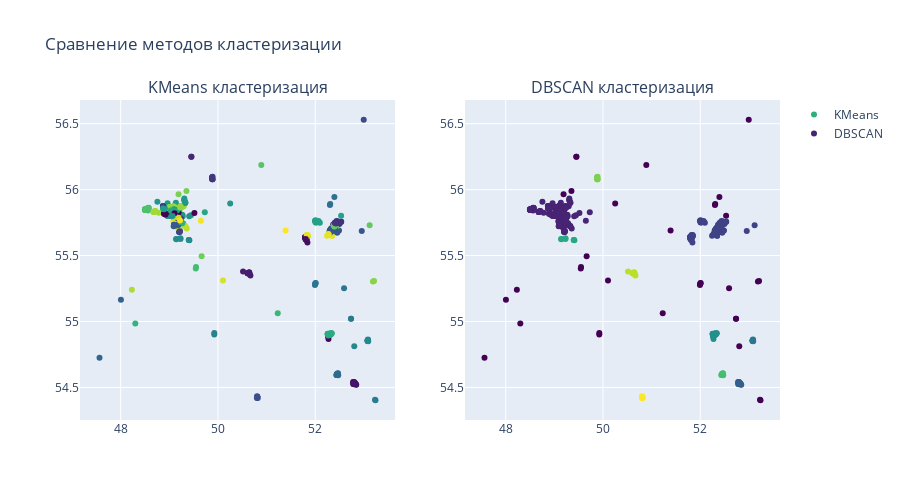

Source (notebook cell):
### Code cell
# Продвинутая кластеризация с использованием различных алгоритмов
def advanced_clustering(data, coordinates):
    results = {}
    
    # KMeans
    kmeans = KMeans(n_clusters=50, random_state=42)
    kmeans_labels = kmeans.fit_predict(coordinates)
    results['kmeans'] = {
        'labels': kmeans_labels,
        'silhouette': silhouette_score(coordinates, kmeans_labels)
    }
    
    # DBSCAN
    dbscan = DBSCAN(eps=0.3, min_samples=5)
    dbscan_labels = dbscan.fit_predict(coordinates)
    if len(np.unique(dbscan_labels)) > 1:  # Проверяем, что есть больше одного кластера
        results['dbscan'] = {
            'labels': dbscan_labels,
            'silhouette': silhouette_score(coordinates, dbscan_labels)
        }
    
    # Визуализация результатов
    fig = make_subplots(rows=1, cols=2,
                        subplot_titles=('KMeans кластеризация',
                                      'DBSCAN кластеризация'))
    
    # KMeans plot
    fig.add_trace(
        go.Scatter(x=data['lon'], y=data['lat'],
                  mode='markers',
                  marker=dict(color=kmeans_labels,
                            colorscale='Viridis'),
                  name='KMeans'),
        row=1, col=1
    )
    
    # DBSCAN plot
    fig.add_trace(
        go.Scatter(x=data['lon'], y=data['lat'],
                  mode='markers',
                  marker=dict(color=dbscan_labels,
                            colorscale='Viridis'),
                  name='DBSCAN'),
        row=1, col=2
    )
    
    fig.update_layout(height=500, title_text="Сравнение методов кластеризации")
    fig.show()
    
    return results

# Подготовка данных
def prepare_data_for_clustering(df):
    clustering_data = df[['lat', 'lon', 'total_price', 'price_per_meter']].copy()
    clustering_data = clustering_data.dropna(subset=['lat', 'lon'])
    
    scaler = RobustScaler()  # Используем RobustScaler для лучшей устойчивости к выбросам
    coordinates = scaler.fit_transform(clustering_data[['lat', 'lon']])
    
    return clustering_data, coordinates, scaler

# Выполняем кластеризацию
rent_clustering_data, rent_coordinates, rent_scaler = prepare_data_for_clustering(rent_data)
rent_clustering_results = advanced_clustering(rent_clustering_data, rent_coordinates)

print('\nРезультаты кластеризации:')
for method, results in rent_clustering_results.items():
    print(f'{method}: silhouette score = {results["silhouette"]:.3f}')

### Figure 1 — Plotly figure (JSON) as saved in the notebook; plotly's stock layout.template omitted (floating-point values rounded to 4 significant figures; data arrays with more than 128 entries replaced by an {"elided": "..."} marker saying what was removed)
{"data": [{"marker": {"color": {"elided": "807 int values"}, "colorscale": [[0, "#440154"], [0.1111, "#482878"], [0.2222, "#3e4989"], [0.3333, "#31688e"], [0.4444, "#26828e"], [0.5556, "#1f9e89"], [0.6667, "#35b779"], [0.7778, "#6ece58"], [0.8889, "#b5de2b"], [1, "#fde725"]]}, "mode": "markers", "name": "KMeans", "type": "scatter", "x": {"elided": "807 float values"}, "xaxis": "x", "y": {"elided": "807 float values"}, "yaxis": "y"}, {"marker": {"color": {"elided": "807 int values"}, "colorscale": [[0, "#440154"], [0.1111, "#482878"], [0.2222, "#3e4989"], [0.3333, "#31688e"], [0.4444, "#26828e"], [0.5556, "#1f9e89"], [0.6667, "#35b779"], [0.7778, "#6ece58"], [0.8889, "#b5de2b"], [1, "#fde725"]]}, "mode": "markers", "name": "DBSCAN", "type": "scatter", "x": {"elided": "807 float values"}, "xaxis": "x2", "y": {"elided": "807 float values"}, "yaxis": "y2"}], "layout": {"annotations": [{"font": {"size": 16}, "showarrow": false, "text": "KMeans кластеризация", "x": 0.225, "xanchor": "center", "xref": "paper", "y": 1, "yanchor": "bottom", "yref": "paper"}, {"font": {"size": 16}, "showarrow": false, "text": "DBSCAN кластеризация", "x": 0.775, "xanchor": "center", "xref": "paper", "y": 1, "yanchor": "bottom", "yref": "paper"}], "height": 500, "title": {"text": "Сравнение методов кластеризации"}, "xaxis": {"anchor": "y", "domain": [0, 0.45]}, "xaxis2": {"anchor": "y2", "domain": [0.55, 1]}, "yaxis": {"anchor": "x", "domain": [0, 1]}, "yaxis2": {"anchor": "x2", "domain": [0, 1]}}}
